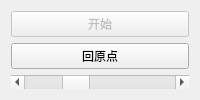
    <widget class="QWidget" name="ControlWidget" native="true">
     <property name="sizePolicy">
      <sizepolicy hsizetype="Preferred" vsizetype="Fixed">
       <horstretch>5</horstretch>
       <verstretch>0</verstretch>
      </sizepolicy>
     </property>
     <property name="minimumSize">
      <size>
       <width>90</width>
       <height>80</height>
      </size>
     </property>
     <property name="maximumSize">
      <size>
       <width>200</width>
       <height>16777215</height>
      </size>
     </property>
     <layout class="QGridLayout" name="gridLayout_3">
      <item row="0" column="0">
       <widget class="QPushButton" name="StartBtn">
        <property name="enabled">
         <bool>false</bool>
        </property>
        <property name="minimumSize">
         <size>
          <width>22</width>
          <height>0</height>
         </size>
        </property>
        <property name="maximumSize">
         <size>
          <width>200</width>
          <height>16777215</height>
         </size>
        </property>
        <property name="text">
         <string>开始</string>
        </property>
        <property name="checkable">
         <bool>true</bool>
        </property>
       </widget>
      </item>
      <item row="1" column="0">
       <widget class="QPushButton" name="OriginBtn">
        <property name="minimumSize">
         <size>
          <width>22</width>
          <height>0</height>
         </size>
        </property>
        <property name="maximumSize">
         <size>
          <width>200</width>
          <height>16777215</height>
         </size>
        </property>
        <property name="text">
         <string>回原点</string>
        </property>
       </widget>
      </item>
      <item row="2" column="0">
       <widget class="QScrollBar" name="SpeedScrollBar">
        <property name="value">
         <number>30</number>
        </property>
        <property name="orientation">
         <enum>Qt::Horizontal</enum>
        </property>
       </widget>
      </item>
     </layout>
    </widget>
